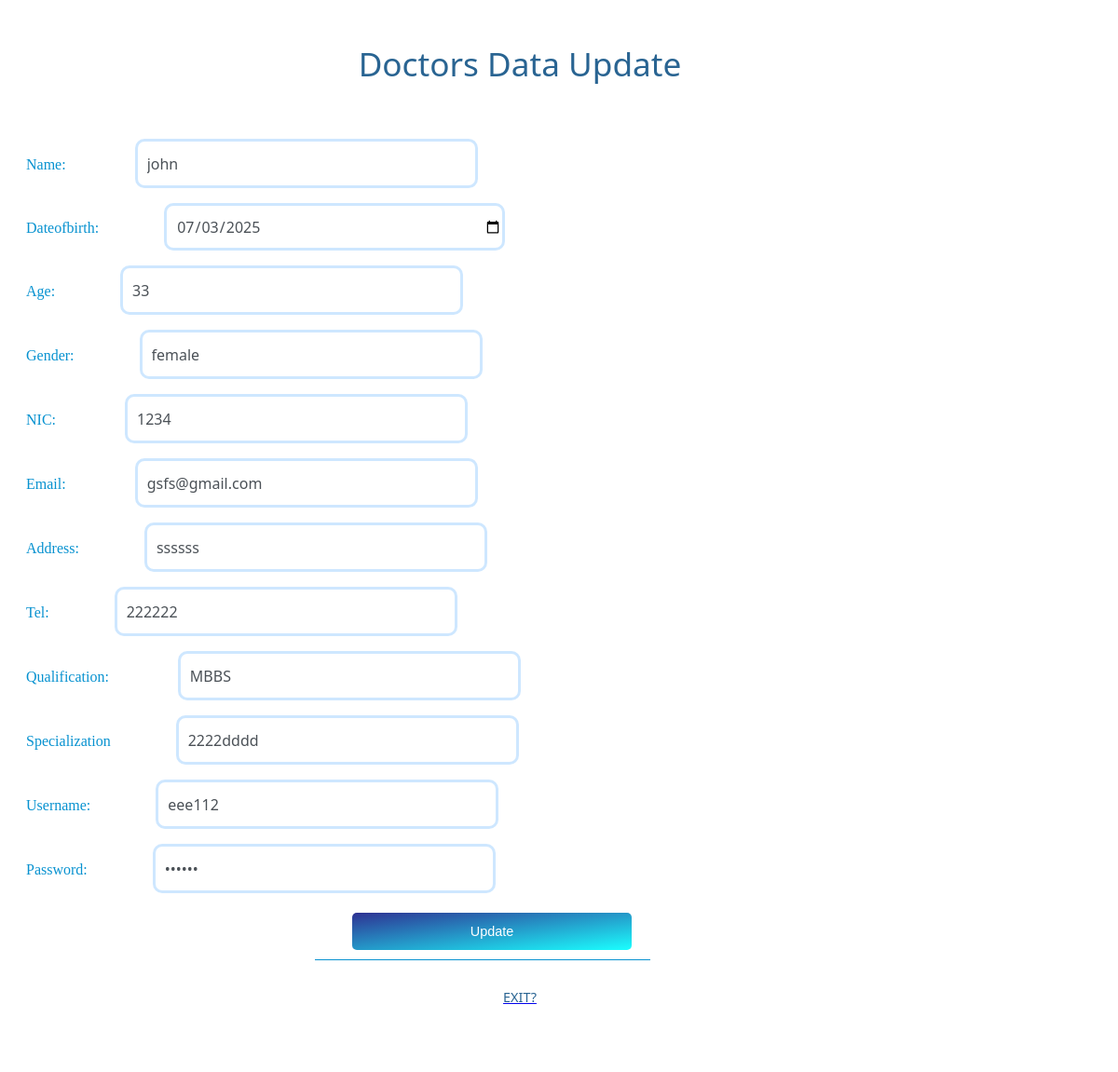
/ADMIN/doctor_update.php?d_nic=1234, run on the app's committed database.
### tables this page shows
CREATE TABLE `doctors` (
  `idd` int(11) NOT NULL AUTO_INCREMENT,
  `name` varchar(45) DEFAULT NULL,
  `dob` date DEFAULT NULL,
  `age` int(11) DEFAULT NULL,
  `gender` varchar(45) DEFAULT NULL,
  `nic` varchar(45) DEFAULT NULL,
  `email` varchar(45) DEFAULT NULL,
  `address` varchar(45) DEFAULT NULL,
  `tel` int(11) DEFAULT NULL,
  `quali` varchar(45) DEFAULT NULL,
  `special` varchar(45) DEFAULT NULL,
  `username` varchar(45) DEFAULT NULL,
  `password` varchar(45) DEFAULT NULL,
  PRIMARY KEY (`idd`)
);

### ADMIN/doctor_update.php (the view, shortened to what this page needs)
<?php
    include '../conn.php';
    $nic = $_GET['d_nic'];
    $edit = "SELECT name,dob,age,gender,nic,email,address,tel,quali,special,username,password FROM doctors WHERE nic=$nic";
    $results = mysqli_query($conn, $edit);
    if(mysqli_num_rows($results)>0){
        while($row = mysqli_fetch_assoc($results)){
            $name = $row["name"];
            $dob = $row["dob"];
            $age = $row["age"];
            $gender = $row["gender"];
            $nnic = $row["nic"];
            $email = $row["email"];
            $address = $row["address"];
            $tel = $row["tel"];
            $quali = $row["quali"];
            $special = $row["special"];
            $username = $row["username"];
            $password = $row["password"];
    }
}
?>
<!DOCTYPE html>
<html lang="en">
<head>
<link rel="stylesheet" href="../css/admin_doctor.css">
<link rel="stylesheet" href="https://cdn.jsdelivr.net/npm/uikit@3.23.7/dist/css/uikit.min.css" />
</head>
<body>
<div class="uk-height-medium uk-flex uk-flex-center uk-flex-middle uk-background-cover uk-light adu-lob" data-src="../imgs/lo6.jpg" uk-img>
 <div class="uk-box-shadow-bottom">
<div class="uk-container">
       <div class="ad-boxu">
        <h1>Doctors Data Update</h1>
<br>
<form action="" method="POST">
    <div class="inf">
   <p>Name: <input type="text" class="do" placeholder="FullName" name="name" value="<?php echo $name?>"></p>
      <p >Dateofbirth:<input type="date" class="do" placeholder="DateOfBirth" name="dob" value="<?php echo $dob?>"></p>
      <p>Age:<input type="int" class="do" placeholder="Age" name="age" value="<?php echo $age?>"> </p>
     <p>Gender:<input type="text" class="do" name="gen" placeholder="Gender" value="<?php echo $gender?>"> </p>
    <p> NIC: <input type="text" class="do" placeholder="NIC no" name="nic" value="<?php echo $nnic?>"></p>
     <p>Email: <input type="email" class="do" placeholder="Email" name="email" value="<?php echo $email?>"></p>
   <p> Address:<input type="text" class="do" placeholder="Address" name="address" value="<?php echo $address?>"></p>
     <p> Tel:<input type="text" class="do" placeholder="Telephone no" name="tel" value="<?php echo $tel?>"> </p>
     <p> Qualification: <input type="text" class="do" placeholder="Qualification" name="quali" value="<?php echo $quali?>"></p>
      <p>Specialization<input type="text" class="do" placeholder="Specialization" name="special" value="<?php echo $special?>"></p>
   <p>Username:<input type="text" class="do" placeholder="Username" name="us" value="<?php echo $username?>" required></p>
      <p>Password:<input type="password" class="do" placeholder="Password" name="pw" value="<?php echo $password?>"  required></p>
    </div>
        <button type="submit" class="adu-btn" name="adu-btn">Update</button>
        <div class="adu-lin">
            <br>
        </div>
         <a href="../ADMIN/admin_dashbord.php" class="ex"> <h1>EXIT?</h1>
 </a>
</form>
    </div>
    </div>
</div>
</div>
</body>
</html>

### css/admin_doctor.css (style rules this page uses)
.do { margin-left: 70px; width: 350px; height: 45px; border:solid rgba(186, 221, 255, 0.705); border-radius: 10px; background-color: transparent; box-shadow: 0, 2px, 2px, 4px, rgb(49, 51, 52); color: rgb(75, 81, 87); font-family: 'Segoe UI', Tahoma, Geneva, Verdana, sans-serif; font-size: 1rem; padding-left: 10px; }
.ex h1 { font-size: .9rem !important; text-align: center !important; font-weight: bold !important; }
.ad-boxu { height: 1100px; width: 1100px; background-color: rgb(255, 255, 255); border: none; border-radius: 15px; box-shadow: 10px rgb(0, 0, 0); }
.ad-boxu h1 { color: rgb(41, 100, 146) !important; font-weight: 100 !important; text-align: center; padding-top: 20px; font-family:'Segoe UI', Tahoma, Geneva, Verdana, sans-serif; font-size: 2.2rem; }
.adu-lob { height:1200px !important; }
.inf p { color: #0892d0 !important; padding-left: 20px !important; }
.adu-btn { width: 300px; margin-top: 5px; margin-left: 370px !important; height: 40px; border-radius: 5px; border: none; background-image:linear-gradient(to bottom right, #2e3192, #1bffff) ; box-shadow:10px,black; color: white; font-size: .9rem; }
.adu-lin { margin-top: 10px; margin-left: 330px; width: 360px; height: 1px; background-color: #0892d0; }

### data on the page
doctors: name "john", dob "07/03/2025", age "33", gen "female", nic "1234", email "gsfs@gmail.com", address "ssssss", tel "222222", quali "MBBS", special "2222dddd", us "eee112"
